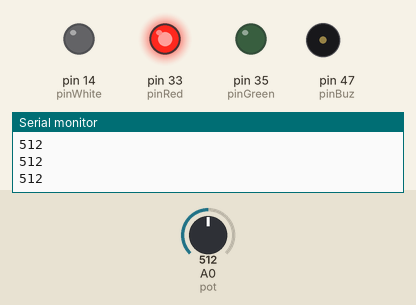
The sketch below on a simulated Arduino Mega 2560, built with avr-gcc and run on an emulated ATmega2560. Parts: output pins drawn as LEDs (lit = HIGH), buzzer (waves = sounding, pin HIGH), the last lines printed to the serial monitor. The test bench sets the inputs (shaded band); at power-on: A0 (pot) = 512.

Above: at 1.2 s.
1.3 s: A0 (pot) set to 586
2.8 s: A0 (pot) set to 614
At 3.7 s:
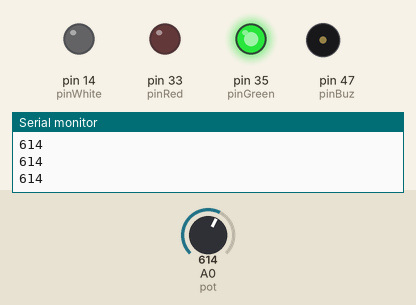
4.5 s: A0 (pot) set to 893
6.0 s: A0 (pot) set to 917
At 7.4 s:
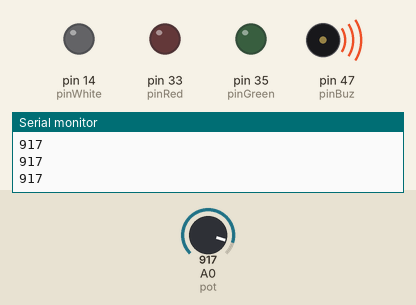
7.7 s: A0 (pot) set to 290
At 8.9 s:
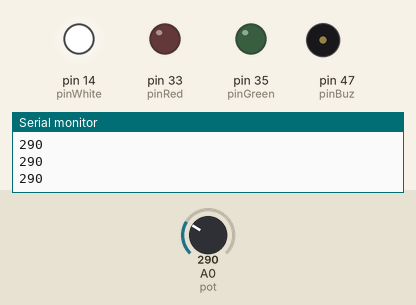
9.5 s: A0 (pot) set to 317
At 10.4 s:
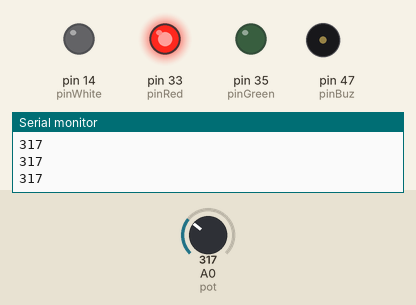
Timing chart, 0 to 12.3 s (numbered marks = the images above; inputs shaded):
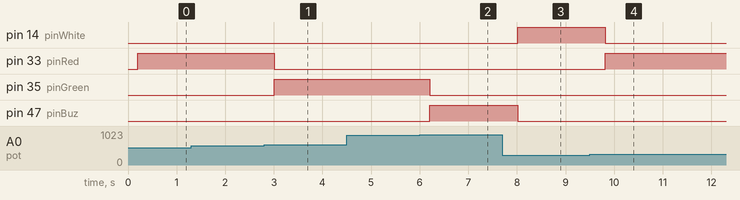

Measured:
- the behaviour switches between 600 and 601 on A0 (pot) (found by bisection; images 0 and 1)
- the behaviour switches between 900 and 901 on A0 (pot) (found by bisection; images 1 and 2)
- the behaviour switches between 300 and 301 on A0 (pot) (found by bisection; images 3 and 4)
- after the input at 2.8 s, pin 33 (pinRed): HIGH → LOW after 0.20 s; pin 35 (pinGreen): LOW → HIGH after 0.20 s
- after the input at 6.0 s, pin 35 (pinGreen): HIGH → LOW after 0.21 s; pin 47 (pinBuz): LOW → HIGH after 0.21 s
- after the input at 7.7 s, pin 14 (pinWhite): LOW → HIGH after 0.31 s; pin 47 (pinBuz): HIGH → LOW after 0.31 s
- after the input at 9.5 s, pin 14 (pinWhite): HIGH → LOW after 0.32 s; pin 33 (pinRed): LOW → HIGH after 0.32 s

The sketch:

sketch_feb06c.ino
```cpp
const int pinWhite = 14, pinRed = 33, pinGreen = 35, pinBuz = 47, pot = A0;
int pusi;
void setup() {
    // put your setup code here, to run once:
    Serial.begin(9600);
    pinMode( pinWhite,OUTPUT );
    pinMode( pinRed,OUTPUT );
    pinMode( pinGreen,OUTPUT );
    pinMode( pinBuz,OUTPUT );
    pinMode( pot,INPUT );
}

void loop() {
  // put your main code here, to run repeatedly:
  pusi = analogRead(pot);
  delay(200);
  Serial.println(pusi);
  if (pusi<=300)
    {
      digitalWrite(pinWhite,HIGH);
      digitalWrite(pinRed ,LOW );
      digitalWrite( pinGreen,LOW );
      digitalWrite( pinBuz,LOW );
    }
    else if(pusi >= 300 && pusi <= 600)
    {
       digitalWrite(pinWhite,LOW);
      digitalWrite(pinRed ,HIGH );
      digitalWrite( pinGreen,LOW );
      digitalWrite( pinBuz,LOW );
    }
    else if(pusi >= 600 && pusi <= 900)
    {
       digitalWrite(pinWhite,LOW);
      digitalWrite(pinRed ,LOW );
      digitalWrite( pinGreen,HIGH );
      digitalWrite( pinBuz,LOW );
    }
    else
    {
     digitalWrite(pinWhite,LOW);
      digitalWrite(pinRed ,LOW );
      digitalWrite( pinGreen,LOW );
      digitalWrite( pinBuz,HIGH );
    }


}
```
